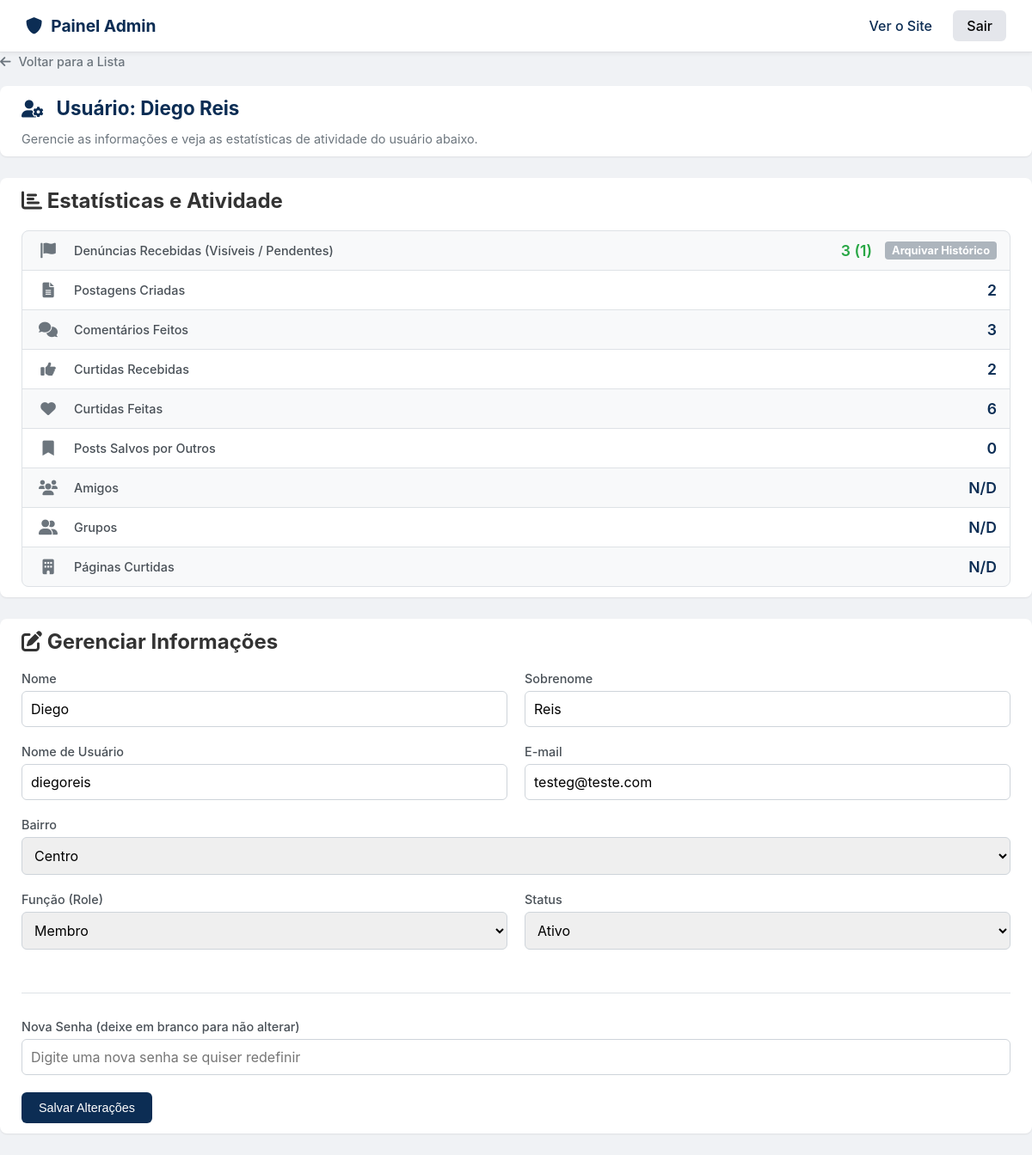
The app's page /admin/admin_editar_usuario.php?id=12 (signed in) with its own data.
### tables this page shows
CREATE TABLE `Usuarios` (
  `id` int(11) NOT NULL,
  `nome` varchar(50) NOT NULL,
  `sobrenome` varchar(100) NOT NULL,
  `data_nascimento` date DEFAULT NULL,
  `nome_de_usuario` varchar(50) NOT NULL,
  `email` varchar(100) NOT NULL,
  `senha_hash` varchar(255) NOT NULL,
  `role` varchar(20) NOT NULL DEFAULT 'membro',
  `status` enum('ativo','suspenso') NOT NULL DEFAULT 'ativo',
  `foto_perfil_url` varchar(255) DEFAULT NULL,
  `id_bairro` int(11) DEFAULT NULL,
  `data_cadastro` timestamp NOT NULL DEFAULT current_timestamp(),
  `relacionamento` enum('Não especificado','Solteiro(a)','Em um relacionamento sério','Casado(a)','Divorciado(a)') NOT NULL DEFAULT 'Não especificado' COMMENT 'Status de relacionamento do usuário',
  `biografia` text DEFAULT NULL COMMENT 'Pequena biografia ou descrição do usuário',
  `perfil_privado` tinyint(1) NOT NULL DEFAULT 0 COMMENT '0 = Público, 1 = Privado (apenas amigos)',
  `privacidade_amigos` enum('todos','amigos','ninguem') NOT NULL DEFAULT 'amigos' COMMENT 'Define quem pode ver a lista de amigos do utilizador',
  `ultimo_acesso` timestamp NULL DEFAULT NULL COMMENT 'Timestamp da última atividade do usuário'
);

### admin/admin_editar_usuario.php (the view, shortened to what this page needs)
<?php
require_once __DIR__ . '/../../config/database.php';
$user_id_to_edit = isset($_GET['id']) ? (int)$_GET['id'] : 0;
$sql = "SELECT * FROM Usuarios WHERE id = ?";
$stmt = $conn->prepare($sql);
$stmt->bind_param("i", $user_id_to_edit);
$stmt->execute();
$usuario = $stmt->get_result()->fetch_assoc();
$sql_bairros = "SELECT id, nome FROM Bairros WHERE id_cidade = 129 ORDER BY nome ASC";
$result_bairros = $conn->query($sql_bairros);
$uid = $user_id_to_edit;
$total_posts = $conn->query("SELECT COUNT(id) AS total FROM Postagens WHERE id_usuario = $uid")->fetch_assoc()['total'];
$total_comentarios = $conn->query("SELECT COUNT(id) AS total FROM Comentarios WHERE id_usuario = $uid")->fetch_assoc()['total'];
$curtidas_feitas_posts = $conn->query("SELECT COUNT(id) AS total FROM Curtidas WHERE id_usuario = $uid")->fetch_assoc()['total'];
$curtidas_feitas_comentarios = $conn->query("SELECT COUNT(id) AS total FROM Curtidas_Comentarios WHERE id_usuario = $uid")->fetch_assoc()['total'];
$total_curtidas_feitas = $curtidas_feitas_posts + $curtidas_feitas_comentarios;
$total_curtidas_recebidas = $conn->query("SELECT COUNT(c.id) AS total FROM Curtidas c JOIN Postagens p ON c.id_postagem = p.id WHERE p.id_usuario = $uid")->fetch_assoc()['total'];
$where_not_archived = "AND d.status != 'excluida_pelo_adm'";
$total_denuncias_recebidas_perfil = $conn->query("SELECT COUNT(id) AS total FROM Denuncias d WHERE d.tipo_conteudo = 'usuario' AND d.id_conteudo = $uid $where_not_archived")->fetch_assoc()['total'];
$total_denuncias_recebidas_posts = $conn->query("SELECT COUNT(d.id) AS total FROM Denuncias d JOIN Postagens p ON d.id_conteudo = p.id WHERE d.tipo_conteudo = 'post' AND p.id_usuario = $uid $where_not_archived")->fetch_assoc()['total'];
$total_denuncias_recebidas_comentarios = $conn->query("SELECT COUNT(d.id) AS total FROM Denuncias d JOIN Comentarios c ON d.id_conteudo = c.id WHERE d.tipo_conteudo = 'comentario' AND c.id_usuario = $uid $where_not_archived")->fetch_assoc()['total'];
$total_denuncias_recebidas = $total_denuncias_recebidas_perfil + $total_denuncias_recebidas_posts + $total_denuncias_recebidas_comentarios;
$pendentes_denuncias_recebidas_perfil = $conn->query("SELECT COUNT(id) AS total FROM Denuncias WHERE tipo_conteudo = 'usuario' AND id_conteudo = $uid AND status = 'pendente'")->fetch_assoc()['total'];
$pendentes_denuncias_recebidas_posts = $conn->query("SELECT COUNT(d.id) AS total FROM Denuncias d JOIN Postagens p ON d.id_conteudo = p.id WHERE d.tipo_conteudo = 'post' AND p.id_usuario = $uid AND d.status = 'pendente'")->fetch_assoc()['total'];
$pendentes_denuncias_recebidas_comentarios = $conn->query("SELECT COUNT(d.id) AS total FROM Denuncias d JOIN Comentarios c ON d.id_conteudo = c.id WHERE d.tipo_conteudo = 'comentario' AND c.id_usuario = $uid AND d.status = 'pendente'")->fetch_assoc()['total'];
$total_pendentes_denuncias_recebidas = $pendentes_denuncias_recebidas_perfil + $pendentes_denuncias_recebidas_posts + $pendentes_denuncias_recebidas_comentarios;
$total_salvos_recebidos = $conn->query("SELECT COUNT(ps.id) as total FROM Postagens_Salvas ps JOIN Postagens p ON ps.id_postagem = p.id WHERE p.id_usuario = $uid")->fetch_assoc()['total'];
?>
<!DOCTYPE html>
<html lang="pt-br">
<head>
    <link rel="stylesheet" href="assets/css/admin.css?v=2.9">
    <link rel="stylesheet" href="https://cdnjs.cloudflare.com/ajax/libs/font-awesome/6.0.0-beta3/css/all.min.css">
</head>
<body>
    <?php include 'templates/admin_header.php'; ?>
    <main class="admin-main-content">
        <a href="admin_usuarios.php" class="admin-back-button"><i class="fas fa-arrow-left"></i> Voltar para a Lista</a>
        <div class="admin-card">
            <h1><i class="fas fa-user-cog"></i> Usuário: <?php echo htmlspecialchars($usuario['nome'] . ' ' . $usuario['sobrenome']); ?></h1>
            <p>Gerencie as informações e veja as estatísticas de atividade do usuário abaixo.</p>
        </div>
        <div class="admin-card">
            <h2><i class="fas fa-chart-bar"></i> Estatísticas e Atividade</h2>
            <div class="stats-list">
                <div class="stats-list-item">
                    <i class="fas fa-flag stat-icon"></i>
                    <span class="stat-label">Denúncias Recebidas (Visíveis / Pendentes)</span>
                    <?php
                        $denuncia_color = '#28a745';
                    ?>
                    <span class="stat-value" style="color: <?php echo $denuncia_color; ?>;"><?php echo $total_denuncias_recebidas; ?> (<?php echo $total_pendentes_denuncias_recebidas; ?>)</span>
                    <?php if ($total_denuncias_recebidas > 0): ?>
                        <?php if ($total_pendentes_denuncias_recebidas > 0): ?>
                            <a href="#" class="zerar-btn disabled" onclick="alert('Impossível arquivar o histórico. Resolva as denúncias pendentes primeiro.'); return false;">Arquivar Histórico</a>
                        <?php else: ?>
                            <a href="../api/admin/zerar_denuncias_usuario.php?id=<?php echo $user_id_to_edit; ?>" class="zerar-btn" onclick="return confirm('Isso irá arquivar (ocultar) o histórico de denúncias já resolvidas deste usuário. Deseja continuar?');">Arquivar Histórico</a>
                        <?php endif; ?>
                    <?php endif; ?>
                </div>
                <div class="stats-list-item"><i class="fas fa-file-alt stat-icon"></i><span class="stat-label">Postagens Criadas</span><span class="stat-value"><?php echo $total_posts; ?></span></div>
                <div class="stats-list-item"><i class="fas fa-comments stat-icon"></i><span class="stat-label">Comentários Feitos</span><span class="stat-value"><?php echo $total_comentarios; ?></span></div>
                <div class="stats-list-item"><i class="fas fa-thumbs-up stat-icon"></i><span class="stat-label">Curtidas Recebidas</span><span class="stat-value"><?php echo $total_curtidas_recebidas; ?></span></div>
                <div class="stats-list-item"><i class="fas fa-heart stat-icon"></i><span class="stat-label">Curtidas Feitas</span><span class="stat-value"><?php echo $total_curtidas_feitas; ?></span></div>
                <div class="stats-list-item"><i class="fas fa-bookmark stat-icon"></i><span class="stat-label">Posts Salvos por Outros</span><span class="stat-value"><?php echo $total_salvos_recebidos; ?></span></div>
                <div class="stats-list-item"><i class="fas fa-users stat-icon"></i><span class="stat-label">Amigos</span><span class="stat-value">N/D</span></div>
                <div class="stats-list-item"><i class="fas fa-user-friends stat-icon"></i><span class="stat-label">Grupos</span><span class="stat-value">N/D</span></div>
                <div class="stats-list-item"><i class="fas fa-building stat-icon"></i><span class="stat-label">Páginas Curtidas</span><span class="stat-value">N/D</span></div>
            </div>
        </div>
        <div class="admin-card">
            <h2><i class="fas fa-edit"></i> Gerenciar Informações</h2>
            <form class="admin-form" action="../api/admin/atualizar_usuario.php" method="POST">
                <div class="form-grid">
                    <div class="form-group">
                        <label for="nome">Nome</label>
                        <input type="text" id="nome" name="nome" value="<?php echo htmlspecialchars($usuario['nome']); ?>" required>
                    </div>
                    <div class="form-group">
                        <label for="sobrenome">Sobrenome</label>
                        <input type="text" id="sobrenome" name="sobrenome" value="<?php echo htmlspecialchars($usuario['sobrenome']); ?>" required>
                    </div>
                    <div class="form-group">
                        <label for="nome_de_usuario">Nome de Usuário</label>
                        <input type="text" id="nome_de_usuario" name="nome_de_usuario" value="<?php echo htmlspecialchars($usuario['nome_de_usuario']); ?>" required>
                    </div>
                    <div class="form-group">
                        <label for="email">E-mail</label>
                        <input type="email" id="email" name="email" value="<?php echo htmlspecialchars($usuario['email']); ?>" required>
                    </div>
                    <div class="form-group full-width">
                        <label for="id_bairro">Bairro</label>
                        <select id="id_bairro" name="id_bairro" required>
                            <?php if ($result_bairros && $result_bairros->num_rows > 0): mysqli_data_seek($result_bairros, 0); while($bairro = $result_bairros->fetch_assoc()): $selected = ($bairro['id'] == $usuario['id_bairro']) ? 'selected' : ''; echo '<option value="' . htmlspecialchars($bairro['id']) . '" ' . $selected . '>' . htmlspecialchars($bairro['nome']) . '</option>'; endwhile; endif; ?>
                        </select>
                    </div>
                    <div class="form-group">
                        <label for="role">Função (Role)</label>
                        <select id="role" name="role" <?php echo ($usuario['id'] === $_SESSION['user_id']) ? 'disabled' : ''; ?>><option value="membro" <?php echo ($usuario['role'] === 'membro') ? 'selected' : ''; ?>>Membro</option></select>
                    </div>
                    <div class="form-group">
                        <label for="status">Status</label>
                        <select id="status" name="status" <?php echo ($usuario['id'] === $_SESSION['user_id']) ? 'disabled' : ''; ?>><option value="ativo" <?php echo ($usuario['status'] === 'ativo') ? 'selected' : ''; ?>>Ativo</option></select>
                    </div>
                </div>
                <hr>
                <div class="form-group">
                    <label for="nova_senha">Nova Senha (deixe em branco para não alterar)</label>
                    <input type="password" id="nova_senha" name="nova_senha" placeholder="Digite uma nova senha se quiser redefinir">
                </div>
                <button type="submit" class="filter-btn">Salvar Alterações</button>
            </form>
        </div>
    </main>
</body>
</html>

### admin/assets/css/admin.css (style rules this page uses)
body { font-family: -apple-system, BlinkMacSystemFont, "Segoe UI", Roboto, Helvetica, Arial, sans-serif; background-color: #f0f2f5; margin: 0; color: #333; }
a { color: #0c2d54; text-decoration: none; }
.admin-back-button { display: inline-block; margin-bottom: 20px; font-size: 0.9em; font-weight: 500; color: #6c757d; transition: color 0.2s; }
.admin-back-button i { margin-right: 5px; }
.admin-card { background-color: #fff; border-radius: 8px; padding: 12px 25px; box-shadow: 0 1px 2px rgba(0,0,0,0.08); margin-bottom: 25px; }
.admin-card h1 { margin-top: 0; margin-bottom: 4px; color: #0c2d54; font-size: 1.4em; }
.admin-card h1 i { margin-right: 10px; font-size: 0.9em; }
.admin-card p { margin-bottom: 0; font-size: 0.9em; color: #6c757d; }
.admin-card h2 { margin-top: 0; }
.filter-btn { padding: 10px 20px; background-color: #0c2d54; color: #fff; border: none; border-radius: 6px; font-size: 0.9em; font-weight: 500; cursor: pointer; transition: background-color 0.2s; }
.admin-form .form-group { margin-bottom: 20px; }
.admin-form label { display: block; font-weight: 500; margin-bottom: 6px; color: #495057; font-size: 0.9em; }
.admin-form input, .admin-form select { width: 100%; padding: 10px; border: 1px solid #ced4da; border-radius: 6px; font-size: 1em; font-family: inherit; box-sizing: border-box; transition: border-color 0.2s, box-shadow 0.2s; }
.admin-form hr { border: none; border-top: 1px solid #dee2e6; margin: 30px 0; }
.form-grid { display: grid; grid-template-columns: 1fr 1fr; gap: 0 20px; }
.form-group.full-width { grid-column: 1 / -1; }
.stats-list { display: flex; flex-direction: column; gap: 1px; background-color: #dee2e6; border: 1px solid #dee2e6; border-radius: 8px; overflow: hidden; margin-top: 15px; }
.stats-list-item { display: flex; align-items: center; background-color: #fff; padding: 12px 15px; }
.stats-list-item:nth-child(odd) { background-color: #f8f9fa; }
.stat-icon { font-size: 1.1em; color: #6c757d; width: 30px; text-align: center; margin-right: 15px; }
.stat-label { font-weight: 500; color: #495057; font-size: 0.9em; }
.stat-value { margin-left: auto; font-size: 1.1em; font-weight: 600; color: #0c2d54; }
.zerar-btn { margin-left: 15px; background-color: #007bff; color: #fff; padding: 3px 8px; font-size: 0.8em; border-radius: 4px; font-weight: bold; text-decoration: none; transition: background-color 0.2s; }
.zerar-btn.disabled { background-color: #adb5bd; cursor: not-allowed; }

### records on screen
usuarios: nome+sobrenome "Diego Reis", nome "Diego", sobrenome "Reis", nome_de_usuario "diegoreis", email "testeg@teste.com", role "Membro", status "Ativo"

### other values on screen
$total_denuncias_recebidas "3"
$total_pendentes_denuncias_recebidas "1"
$total_posts "2"
$total_comentarios "3"
$total_curtidas_recebidas "2"
$total_curtidas_feitas "6"
$total_salvos_recebidos "0"
form field id_bairro "Centro"
